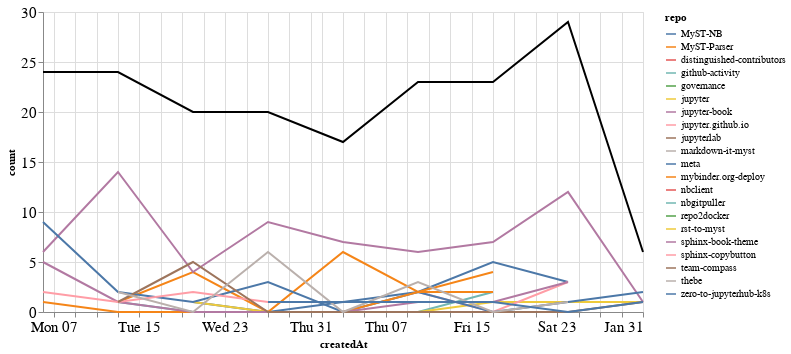

Notebook cell for this chart:
### Markdown cell above
### Comments

### Code cell
comments_time = comments.groupby('repo').resample('W', on='createdAt').count()['author'].reset_index()
comments_time = comments_time.rename(columns={'author': 'count'})
comments_time_total = comments_time.groupby('createdAt').agg({"count": "sum"}).reset_index()
ch1 = alt.Chart(comments_time, width=600).mark_line().encode(
    x='createdAt',
    y='count',
    color='repo',
    tooltip="repo"
)

ch2 = alt.Chart(comments_time_total, width=600).mark_line(color="black").encode(
    x='createdAt',
    y='count',
)

ch1 + ch2

### Figure 1 — Vega-Lite specification as saved in the notebook (floating-point values rounded to 4 significant figures)
{"config": {"axisLeft": {"labelFontSize": 15}, "axisBottom": {"labelFontSize": 15}}, "layer": [{"data": {"name": "data-167a3e30b827ce20847053e795294e20"}, "mark": "line", "encoding": {"color": {"type": "nominal", "field": "repo"}, "tooltip": {"type": "nominal", "field": "repo"}, "x": {"type": "temporal", "field": "createdAt"}, "y": {"type": "quantitative", "field": "count"}}, "width": 600}, {"data": {"name": "data-94f3fc875d9e6303a4a454de05d14760"}, "mark": {"type": "line", "color": "black"}, "encoding": {"x": {"type": "temporal", "field": "createdAt"}, "y": {"type": "quantitative", "field": "count"}}, "width": 600}], "$schema": "https://vega.github.io/schema/vega-lite/v4.8.1.json", "datasets": {"data-167a3e30b827ce20847053e795294e20": [{"repo": "MyST-NB", "createdAt": "2020-12-20T00:00:00", "count": 1}, {"repo": "MyST-NB", "createdAt": "2020-12-27T00:00:00", "count": 0}, {"repo": "MyST-NB", "createdAt": "2021-01-03T00:00:00", "count": 1}, {"repo": "MyST-NB", "createdAt": "2021-01-10T00:00:00", "count": 2}, {"repo": "MyST-NB", "createdAt": "2021-01-17T00:00:00", "count": 5}, {"repo": "MyST-NB", "createdAt": "2021-01-24T00:00:00", "count": 3}, {"repo": "MyST-Parser", "createdAt": "2020-12-13T00:00:00", "count": 1}, {"repo": "MyST-Parser", "createdAt": "2020-12-20T00:00:00", "count": 4}, {"repo": "MyST-Parser", "createdAt": "2020-12-27T00:00:00", "count": 0}, {"repo": "MyST-Parser", "createdAt": "2021-01-03T00:00:00", "count": 6}, {"repo": "MyST-Parser", "createdAt": "2021-01-10T00:00:00", "count": 2}, {"repo": "MyST-Parser", "createdAt": "2021-01-17T00:00:00", "count": 4}, {"repo": "distinguished-contributors", "createdAt": "2020-12-20T00:00:00", "count": 1}, {"repo": "github-activity", "createdAt": "2020-12-13T00:00:00", "count": 1}, {"repo": "github-activity", "createdAt": "2020-12-20T00:00:00", "count": 0}, {"repo": "github-activity", "createdAt": "2020-12-27T00:00:00", "count": 0}, {"repo": "github-activity", "createdAt": "2021-01-03T00:00:00", "count": 0}, {"repo": "github-activity", "createdAt": "2021-01-10T00:00:00", "count": 0}, {"repo": "github-activity", "createdAt": "2021-01-17T00:00:00", "count": 2}, {"repo": "governance", "createdAt": "2021-01-24T00:00:00", "count": 1}, {"repo": "jupyter", "createdAt": "2020-12-20T00:00:00", "count": 1}, {"repo": "jupyter", "createdAt": "2020-12-27T00:00:00", "count": 0}, {"repo": "jupyter", "createdAt": "2021-01-03T00:00:00", "count": 0}, {"repo": "jupyter", "createdAt": "2021-01-10T00:00:00", "count": 0}, {"repo": "jupyter", "createdAt": "2021-01-17T00:00:00", "count": 1}, {"repo": "jupyter", "createdAt": "2021-01-24T00:00:00", "count": 1}, {"repo": "jupyter", "createdAt": "2021-01-31T00:00:00", "count": 1}, {"repo": "jupyter-book", "createdAt": "2020-12-06T00:00:00", "count": 6}, {"repo": "jupyter-book", "createdAt": "2020-12-13T00:00:00", "count": 14}, {"repo": "jupyter-book", "createdAt": "2020-12-20T00:00:00", "count": 4}, {"repo": "jupyter-book", "createdAt": "2020-12-27T00:00:00", "count": 9}, {"repo": "jupyter-book", "createdAt": "2021-01-03T00:00:00", "count": 7}, {"repo": "jupyter-book", "createdAt": "2021-01-10T00:00:00", "count": 6}, {"repo": "jupyter-book", "createdAt": "2021-01-17T00:00:00", "count": 7}, {"repo": "jupyter-book", "createdAt": "2021-01-24T00:00:00", "count": 12}, {"repo": "jupyter-book", "createdAt": "2021-01-31T00:00:00", "count": 1}, {"repo": "jupyter.github.io", "createdAt": "2021-01-10T00:00:00", "count": 2}, {"repo": "jupyter.github.io", "createdAt": "2021-01-17T00:00:00", "count": 0}, {"repo": "jupyter.github.io", "createdAt": "2021-01-24T00:00:00", "count": 3}, {"repo": "jupyterlab", "createdAt": "2020-12-20T00:00:00", "count": 1}, {"repo": "markdown-it-myst", "createdAt": "2020-12-06T00:00:00", "count": 1}, {"repo": "meta", "createdAt": "2020-12-06T00:00:00", "count": 9}, {"repo": "meta", "createdAt": "2020-12-13T00:00:00", "count": 2}, {"repo": "meta", "createdAt": "2020-12-20T00:00:00", "count": 1}, {"repo": "meta", "createdAt": "2020-12-27T00:00:00", "count": 3}, {"repo": "meta", "createdAt": "2021-01-03T00:00:00", "count": 0}, {"repo": "meta", "createdAt": "2021-01-10T00:00:00", "count": 2}, {"repo": "meta", "createdAt": "2021-01-17T00:00:00", "count": 0}, {"repo": "meta", "createdAt": "2021-01-24T00:00:00", "count": 1}, {"repo": "meta", "createdAt": "2021-01-31T00:00:00", "count": 2}, {"repo": "mybinder.org-deploy", "createdAt": "2020-12-06T00:00:00", "count": 1}, {"repo": "mybinder.org-deploy", "createdAt": "2020-12-13T00:00:00", "count": 0}, {"repo": "mybinder.org-deploy", "createdAt": "2020-12-20T00:00:00", "count": 0}, {"repo": "mybinder.org-deploy", "createdAt": "2020-12-27T00:00:00", "count": 0}, {"repo": "mybinder.org-deploy", "createdAt": "2021-01-03T00:00:00", "count": 0}, {"repo": "mybinder.org-deploy", "createdAt": "2021-01-10T00:00:00", "count": 2}, {"repo": "mybinder.org-deploy", "createdAt": "2021-01-17T00:00:00", "count": 2}, {"repo": "nbclient", "createdAt": "2020-12-13T00:00:00", "count": 1}, {"repo": "nbgitpuller", "createdAt": "2021-01-10T00:00:00", "count": 2}, {"repo": "repo2docker", "createdAt": "2021-01-24T00:00:00", "count": 4}, {"repo": "rst-to-myst", "createdAt": "2021-01-03T00:00:00", "count": 1}, {"repo": "sphinx-book-theme", "createdAt": "2020-12-06T00:00:00", "count": 5}, {"repo": "sphinx-book-theme", "createdAt": "2020-12-13T00:00:00", "count": 1}, {"repo": "sphinx-book-theme", "createdAt": "2020-12-20T00:00:00", "count": 0}, {"repo": "sphinx-book-theme", "createdAt": "2020-12-27T00:00:00", "count": 0}, {"repo": "sphinx-book-theme", "createdAt": "2021-01-03T00:00:00", "count": 0}, {"repo": "sphinx-book-theme", "createdAt": "2021-01-10T00:00:00", "count": 1}, {"repo": "sphinx-book-theme", "createdAt": "2021-01-17T00:00:00", "count": 1}, {"repo": "sphinx-book-theme", "createdAt": "2021-01-24T00:00:00", "count": 3}, {"repo": "sphinx-copybutton", "createdAt": "2020-12-06T00:00:00", "count": 2}, {"repo": "sphinx-copybutton", "createdAt": "2020-12-13T00:00:00", "count": 1}, {"repo": "sphinx-copybutton", "createdAt": "2020-12-20T00:00:00", "count": 2}, {"repo": "sphinx-copybutton", "createdAt": "2020-12-27T00:00:00", "count": 1}, {"repo": "sphinx-copybutton", "createdAt": "2021-01-03T00:00:00", "count": 1}, {"repo": "team-compass", "createdAt": "2020-12-13T00:00:00", "count": 1}, {"repo": "team-compass", "createdAt": "2020-12-20T00:00:00", "count": 5}, {"repo": "team-compass", "createdAt": "2020-12-27T00:00:00", "count": 0}, {"repo": "team-compass", "createdAt": "2021-01-03T00:00:00", "count": 0}, {"repo": "team-compass", "createdAt": "2021-01-10T00:00:00", "count": 0}, {"repo": "team-compass", "createdAt": "2021-01-17T00:00:00", "count": 0}, {"repo": "team-compass", "createdAt": "2021-01-24T00:00:00", "count": 0}, {"repo": "team-compass", "createdAt": "2021-01-31T00:00:00", "count": 1}, {"repo": "thebe", "createdAt": "2020-12-13T00:00:00", "count": 2}, {"repo": "thebe", "createdAt": "2020-12-20T00:00:00", "count": 0}, {"repo": "thebe", "createdAt": "2020-12-27T00:00:00", "count": 6}, {"repo": "thebe", "createdAt": "2021-01-03T00:00:00", "count": 0}, {"repo": "thebe", "createdAt": "2021-01-10T00:00:00", "count": 3}, {"repo": "thebe", "createdAt": "2021-01-17T00:00:00", "count": 0}, {"repo": "thebe", "createdAt": "2021-01-24T00:00:00", "count": 1}, {"repo": "zero-to-jupyterhub-k8s", "createdAt": "2020-12-27T00:00:00", "count": 1}, {"repo": "zero-to-jupyterhub-k8s", "createdAt": "2021-01-03T00:00:00", "count": 1}, {"repo": "zero-to-jupyterhub-k8s", "createdAt": "2021-01-10T00:00:00", "count": 1}, {"repo": "zero-to-jupyterhub-k8s", "createdAt": "2021-01-17T00:00:00", "count": 1}, {"repo": "zero-to-jupyterhub-k8s", "createdAt": "2021-01-24T00:00:00", "count": 0}, {"repo": "zero-to-jupyterhub-k8s", "createdAt": "2021-01-31T00:00:00", "count": 1}], "data-94f3fc875d9e6303a4a454de05d14760": [{"createdAt": "2020-12-06T00:00:00", "count": 24}, {"createdAt": "2020-12-13T00:00:00", "count": 24}, {"createdAt": "2020-12-20T00:00:00", "count": 20}, {"createdAt": "2020-12-27T00:00:00", "count": 20}, {"createdAt": "2021-01-03T00:00:00", "count": 17}, {"createdAt": "2021-01-10T00:00:00", "count": 23}, {"createdAt": "2021-01-17T00:00:00", "count": 23}, {"createdAt": "2021-01-24T00:00:00", "count": 29}, {"createdAt": "2021-01-31T00:00:00", "count": 6}]}}
